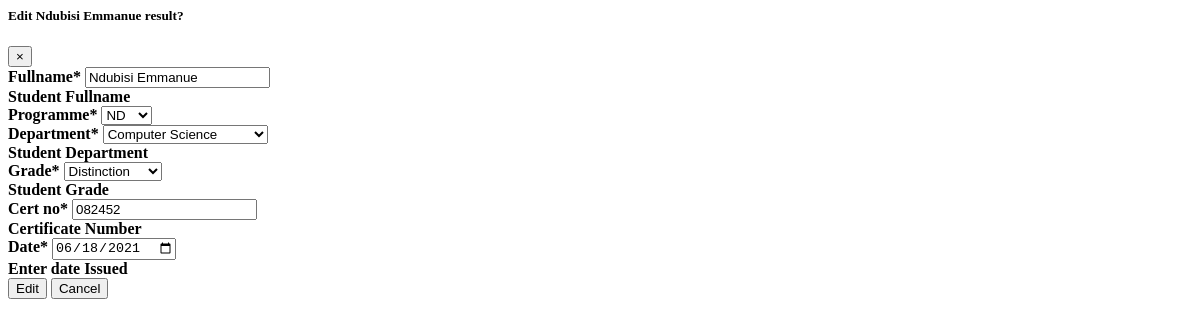
The app's page /auth/result_form/290b7cc36226426c887778fc5ff6ff56 (signed in), older data.
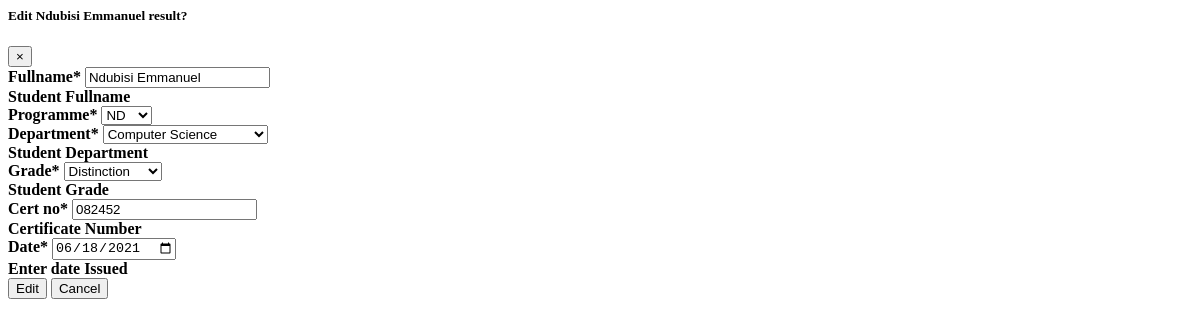
The same page, newer data.
### e_verify_app/models.py (models this page shows, shortened)
class ResultInformation(models.Model):
    programme_select = (
        ('National Diploma', 'ND'),
        ('Higher National Diploma', 'HND'),
    )
    grade_select = (
        ('Pass', 'Pass'),
        ('Lower Credit', 'Lower Credit'),
        ('Upper Credit', 'Upper Credit'),
        ('Distinction', 'Distinction'),
    )
    department_select = (
        ('Computer Science', 'Computer Science'),
        ('Mass Communication', 'Mass Communication'),
        ('Chemical Engineering', 'Chemical Engineering'),
        ('Mechanical Engineering', 'Mechanical Engineering'),
    )
    fullname = models.CharField(max_length=100)
    programme = models.CharField(max_length=25, choices=programme_select)
    department = models.CharField(max_length=100, choices=department_select)
    grade = models.CharField(max_length=20, choices=grade_select)
    cert_no = models.CharField(max_length=14, db_index=True, unique=True, blank=True)
    result_id = models.UUIDField(default=uuid.uuid4, primary_key=True, unique=True, editable=False)
    date = models.DateField()
    class Meta:
        db_table = 'Result Information'
        verbose_name_plural = 'Result Information'

### e_verify_auth/views.py (the view, shortened to what this page needs)
# urls.py: path('result_form/<pk>', ResultEditForm.as_view(), name='result_form'),
class ResultEditForm(LoginRequiredMixin, View):
    login_url = 'auth:login'
    def get(self, request, pk):
        result = ResultInformation.objects.get(pk=pk)
        form = EditResultForm(instance=result)
        return render(request, 'auth/result_form.html', {'form':form, 'result':result})

### e_verify_auth/forms.py (shortened to what this page needs)
class EditResultForm(ResultForm):
    class Meta:
        model = ResultInformation
        fields = ('fullname', 'programme', 'department', 'grade', 'cert_no', 'date')

### templates/auth/result_form.html (shortened to what this page needs)
{% load crispy_forms_tags %}
<div class="modal-content">
    <div class="modal-header">
        <h5 class="modal-title">Edit <b> {{ result.fullname }} result?</h5>
        <button type="button" class="close" data-dismiss="modal"><span>×</span>
        </button>
    </div>
    <form hx-post="{% url 'auth:result_form' result.pk %}">
        <div class="modal-body">
            <div class="form-row">
                <div class="form-group col-md-6 mb-0">
                    {{ form.fullname|as_crispy_field }}
                </div>
                <div class="form-group col-md-6 mb-0">
                    {{ form.programme|as_crispy_field }}
                </div>
            </div>
            <div class="form-row">
                <div class="form-group col-md-6 mb-0">
                    {{ form.department|as_crispy_field }}
                </div>
                <div class="form-group col-md-6 mb-0">
                    {{ form.grade|as_crispy_field }}
                </div>
            </div>
            <div class="form-row">
                <div class="form-group col-md-6 mb-0">
                    {{ form.cert_no|as_crispy_field }}
                </div>
                <div class="form-group col-md-6 mb-0">
                    {{ form.date|as_crispy_field }}
                </div>
            </div>
        </div>
        <div class="modal-footer">
            <button type="submit" class="btn btn-warning">Edit</button>
            <button class="btn btn-secondary" type="button" data-dismiss="modal">Cancel</button>
        </div>
    </form>
</div>

Row changes from the older to the newer data that the page shows:
changed ResultInformation "ND": fullname "Ndubisi Emmanue" → "Ndubisi Emmanuel"
